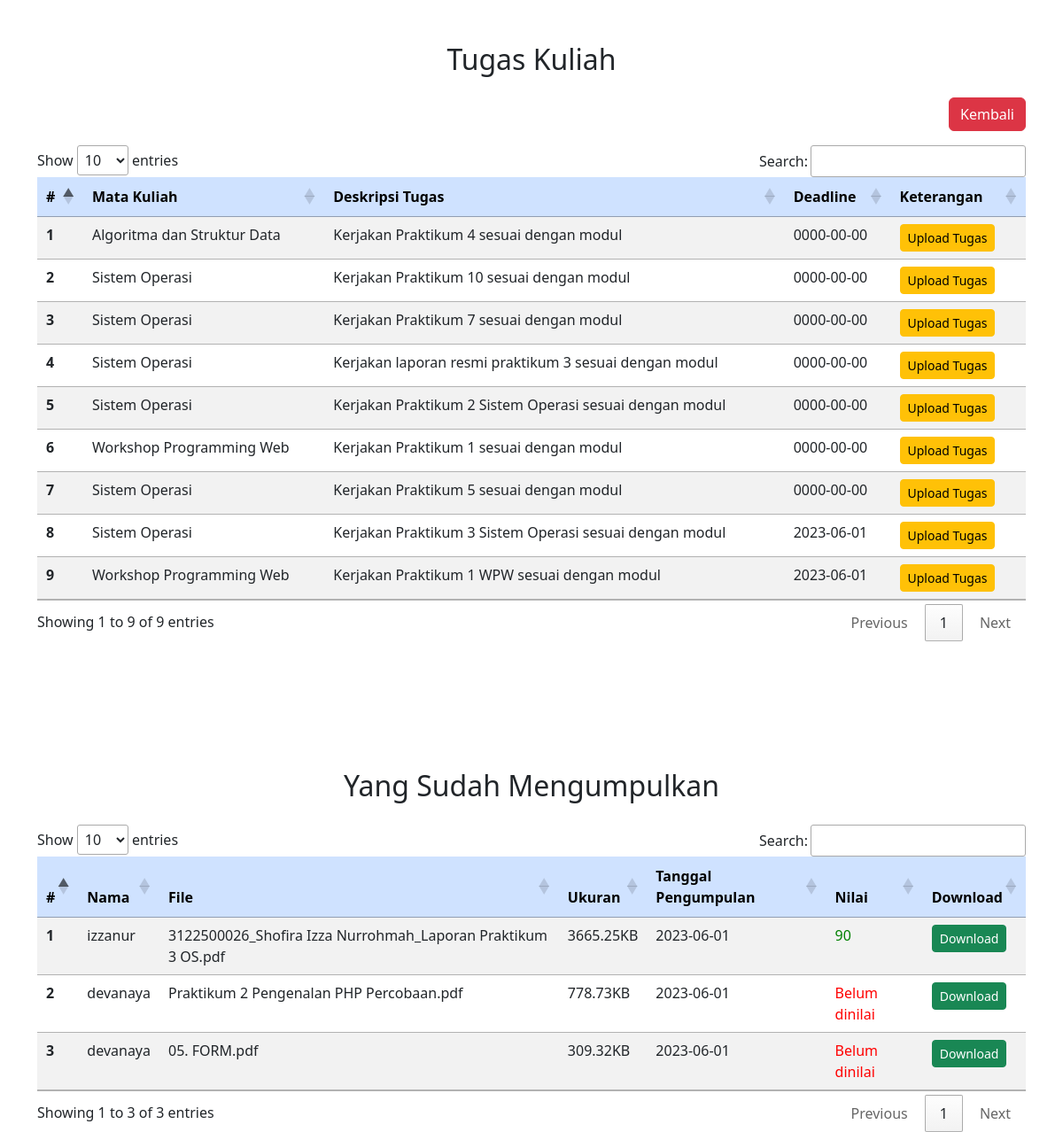
Screenshot of /Project_WPW/mahasiswa/tugasku.php (signed in) with the database file from the repository.
### tables this page shows
CREATE TABLE `unggah` (
  `id_tugas` int(11) NOT NULL,
  `matkul` varchar(255) NOT NULL,
  `tugas` varchar(255) NOT NULL,
  `tanggal` date NOT NULL,
  `tgl_pengumpulan` date NOT NULL
);

CREATE TABLE `pengumpulan` (
  `id_pengumpulan` int(11) NOT NULL,
  `nama` varchar(255) NOT NULL,
  `file` varchar(255) NOT NULL,
  `ukuran` varchar(200) NOT NULL,
  `tanggal` date NOT NULL,
  `nilai` int(11) NOT NULL,
  `id_user` int(11) NOT NULL
);

### Project_WPW/mahasiswa/tugasku.php (the view, shortened to what this page needs)
<?php
include '../koneksi.php';
$query = mysqli_query($conn, "SELECT * FROM unggah");
?>
<!DOCTYPE html>
<html lang="en">
<head>
    <link href="https://cdn.jsdelivr.net/npm/bootstrap@5.2.3/dist/css/bootstrap.min.css" rel="stylesheet">
    <link rel="stylesheet" href="//cdn.datatables.net/1.13.4/css/jquery.dataTables.min.css">
</head>
<body>
    <div class="container">
        <h2 class="text-center mt-5 mb-4">Tugas Kuliah</h2>
        <div class="d-grid gap-2 d-md-flex justify-content-md-end">
            <a href="dashboard_mahasiswa.php" class="btn btn-danger mb-3">Kembali</a>
        </div>
        <div class="table-responsive">
            <table class="table table-striped">
                <thead class="table-primary">
                    <tr>
                        <th scope="col">#</th>
                        <th scope="col">Mata Kuliah</th>
                        <th scope="col">Deskripsi Tugas</th>
                        <th scope="col">Deadline</th>
                        <th scope="col">Keterangan</th>
                    </tr>
                </thead>
                <tbody>
                    <?php
                    $nomer = 1;
                    foreach ($query as $row) {
                    ?>
                    <tr>
                        <th scope="row"><?php echo $nomer; ?></th>
                        <td><?php echo $row['matkul']; ?></td>
                        <td><?php echo $row['tugas']; ?></td>
                        <td><?php echo $row['tgl_pengumpulan']; ?></td>
                        <td>
                            <a href="upload_tugas.php?id_tugas=<?php echo $row['id_tugas']; ?>" class="btn btn-warning btn-sm me-2">Upload Tugas</a>
                        </td>
                    </tr>
                    <?php
                    $nomer++;
                    }
                    ?>
                </tbody>
            </table>
        </div>
        <br><br>
        <br><br>
        <h2 class="text-center mt-5 mb-4">Yang Sudah Mengumpulkan</h2>
        <div class="table-responsive">
            <table class="table table-striped">
                <thead class="table-primary">
                    <tr>
                        <th scope="col">#</th>
                        <th scope="col">Nama</th>
                        <th scope="col">File</th>
                        <th scope="col">Ukuran</th>
                        <th scope="col">Tanggal Pengumpulan</th>
                        <th scope="col">Nilai</th>
                        <th scope="col">Download</th>
                    </tr>
                </thead>
                <tbody>
                    <?php
                    $nomer = 1;
                    $a = mysqli_query($conn, "SELECT * FROM pengumpulan");
                    while ($data = mysqli_fetch_array($a)) {
                    ?>
                    <tr>
                        <th scope="row"><?php echo $nomer; ?></th>
                        <td><?php echo $data['nama']; ?></td>
                        <td><?php echo $data['file']; ?></td>
                        <td><?php echo round($data['ukuran'] / 1024, 2); ?>KB</td>
                        <td><?php echo $data['tanggal']; ?></td>
                        <td>
                        <?php
                        if($data['nilai']==0) {
                            echo '<span style="color: red;">Belum dinilai</span>';
                        } else {
                            echo '<span style="color: green;">' . $data['nilai'] . '</span>';
                        }
                        ?>
                        </td>
                        <td>
                            <a href="download_tugas.php?filename=<?php echo $data['file']; ?>" class="btn btn-success btn-sm me-2">Download</a>
                        </td>
                    </tr>
                    <?php
                    $nomer++;
                    }
                    ?>
                </tbody>
            </table>
        </div>
    </div>
</body>
</html>

### rows the page displays
unggah: matkul "Algoritma dan Struktur Data", tugas "Kerjakan Praktikum 4 sesuai dengan modul", tgl_pengumpulan "0000-00-00"
unggah: matkul "Sistem Operasi", tugas "Kerjakan Praktikum 10 sesuai dengan modul", tgl_pengumpulan "0000-00-00"
unggah: matkul "Sistem Operasi", tugas "Kerjakan Praktikum 7 sesuai dengan modul", tgl_pengumpulan "0000-00-00"
unggah: matkul "Sistem Operasi", tugas "Kerjakan laporan resmi praktikum 3 sesuai dengan modul", tgl_pengumpulan "0000-00-00"
unggah: matkul "Sistem Operasi", tugas "Kerjakan Praktikum 2 Sistem Operasi sesuai dengan modul", tgl_pengumpulan "0000-00-00"
unggah: matkul "Workshop Programming Web", tugas "Kerjakan Praktikum 1 sesuai dengan modul", tgl_pengumpulan "0000-00-00"
unggah: matkul "Sistem Operasi", tugas "Kerjakan Praktikum 5 sesuai dengan modul", tgl_pengumpulan "0000-00-00"
unggah: matkul "Sistem Operasi", tugas "Kerjakan Praktikum 3 Sistem Operasi sesuai dengan modul", tgl_pengumpulan "2023-06-01"
unggah: matkul "Workshop Programming Web", tugas "Kerjakan Praktikum 1 WPW sesuai dengan modul", tgl_pengumpulan "2023-06-01"
pengumpulan: nama "izzanur", file "3122500026_Shofira Izza Nurrohmah_Laporan Praktikum 3 OS.pdf", $data['ukuran']/1024 "3665.25", tanggal "2023-06-01", nilai "90"
pengumpulan: nama "devanaya", file "Praktikum 2 Pengenalan PHP Percobaan.pdf", $data['ukuran']/1024 "778.73", tanggal "2023-06-01", nilai "Belum dinilai"
pengumpulan: nama "devanaya", file "05. FORM.pdf", $data['ukuran']/1024 "309.32", tanggal "2023-06-01", nilai "Belum dinilai"
